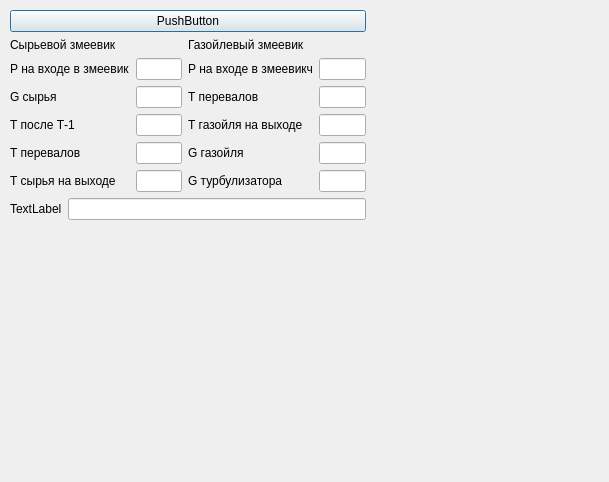
<?xml version="1.0" encoding="UTF-8"?>
<ui version="4.0">
 <class>Dialog</class>
 <widget class="QDialog" name="Dialog">
  <property name="geometry">
   <rect>
    <x>0</x>
    <y>0</y>
    <width>609</width>
    <height>482</height>
   </rect>
  </property>
  <property name="windowTitle">
   <string>Dialog</string>
  </property>
  <widget class="QWidget" name="verticalLayoutWidget">
   <property name="geometry">
    <rect>
     <x>10</x>
     <y>10</y>
     <width>356</width>
     <height>341</height>
    </rect>
   </property>
   <layout class="QVBoxLayout" name="verticalLayout">
    <item>
     <widget class="QPushButton" name="pushButton">
      <property name="text">
       <string>PushButton</string>
      </property>
     </widget>
    </item>
    <item>
     <layout class="QHBoxLayout" name="horizontalLayout">
      <item>
       <layout class="QFormLayout" name="formLayout">
        <item row="1" column="0">
         <widget class="QLabel" name="label">
          <property name="text">
           <string>Сырьевой змеевик</string>
          </property>
         </widget>
        </item>
        <item row="2" column="0">
         <widget class="QLabel" name="label_3">
          <property name="text">
           <string>Р на входе в змеевик</string>
          </property>
         </widget>
        </item>
        <item row="2" column="1">
         <widget class="QLineEdit" name="lineEdit"/>
        </item>
        <item row="3" column="0">
         <widget class="QLabel" name="label_2">
          <property name="text">
           <string>G сырья</string>
          </property>
         </widget>
        </item>
        <item row="3" column="1">
         <widget class="QLineEdit" name="lineEdit_2"/>
        </item>
        <item row="4" column="0">
         <widget class="QLabel" name="label_4">
          <property name="text">
           <string>Т после Т-1</string>
          </property>
         </widget>
        </item>
        <item row="4" column="1">
         <widget class="QLineEdit" name="lineEdit_3"/>
        </item>
        <item row="5" column="0">
         <widget class="QLabel" name="label_5">
          <property name="text">
           <string>Т перевалов</string>
          </property>
         </widget>
        </item>
        <item row="5" column="1">
         <widget class="QLineEdit" name="lineEdit_4"/>
        </item>
        <item row="6" column="0">
         <widget class="QLabel" name="label_6">
          <property name="text">
           <string>Т сырья на выходе</string>
          </property>
         </widget>
        </item>
        <item row="6" column="1">
         <widget class="QLineEdit" name="lineEdit_5"/>
        </item>
       </layout>
      </item>
      <item>
       <layout class="QFormLayout" name="formLayout_3">
        <item row="1" column="0">
         <widget class="QLabel" name="label_7">
          <property name="text">
           <string>Р на входе в змеевикч</string>
          </property>
         </widget>
        </item>
        <item row="2" column="0">
         <widget class="QLabel" name="label_8">
          <property name="text">
           <string>Т перевалов</string>
          </property>
         </widget>
        </item>
        <item row="2" column="1">
         <widget class="QLineEdit" name="lineEdit_7"/>
        </item>
        <item row="3" column="0">
         <widget class="QLabel" name="label_9">
          <property name="text">
           <string>Т газойля на выходе</string>
          </property>
         </widget>
        </item>
        <item row="3" column="1">
         <widget class="QLineEdit" name="lineEdit_8"/>
        </item>
        <item row="4" column="0">
         <widget class="QLabel" name="label_10">
          <property name="text">
           <string>G газойля</string>
          </property>
         </widget>
        </item>
        <item row="4" column="1">
         <widget class="QLineEdit" name="lineEdit_9"/>
        </item>
        <item row="5" column="1">
         <widget class="QLineEdit" name="lineEdit_10"/>
        </item>
        <item row="5" column="0">
         <widget class="QLabel" name="label_11">
          <property name="text">
           <string>G турбулизатора</string>
          </property>
         </widget>
        </item>
        <item row="0" column="0">
         <widget class="QLabel" name="label_12">
          <property name="text">
           <string>Газойлевый змеевик</string>
          </property>
         </widget>
        </item>
        <item row="1" column="1">
         <widget class="QLineEdit" name="lineEdit_6"/>
        </item>
       </layout>
      </item>
     </layout>
    </item>
    <item>
     <layout class="QFormLayout" name="formLayout_4">
      <item row="1" column="0">
       <widget class="QLabel" name="label_13">
        <property name="text">
         <string>TextLabel</string>
        </property>
       </widget>
      </item>
      <item row="1" column="1">
       <widget class="QLineEdit" name="lineEdit_11"/>
      </item>
     </layout>
    </item>
   </layout>
  </widget>
 </widget>
 <resources/>
 <connections/>
</ui>
